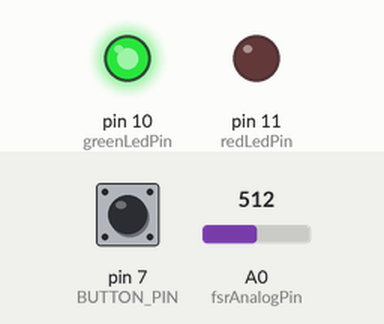
This sketch was run on a simulated Arduino Uno, built with avr-gcc and run on an emulated ATmega328P. Shown: output pins drawn as LEDs (lit = HIGH). The test bench sets the inputs (shaded band); at power-on: A0 (fsrAnalogPin) = 512, pin 7 (BUTTON_PIN) LOW. The modem accepts every AT command (registered, SIM ready, sends succeed) and sends nothing else; what the sketch prints to the serial monitor is not drawn.

Above: at 4.2 s.
4.3 s: A0 (fsrAnalogPin) set to 792
5.8 s: A0 (fsrAnalogPin) set to 815
At 6.8 s:
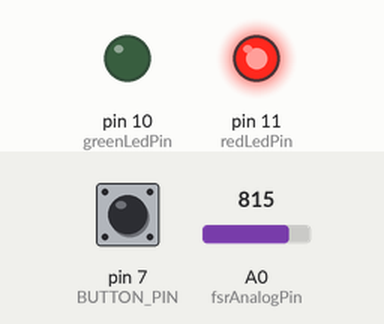
7.3 s: A0 (fsrAnalogPin) set to 790
At 9.8 s:
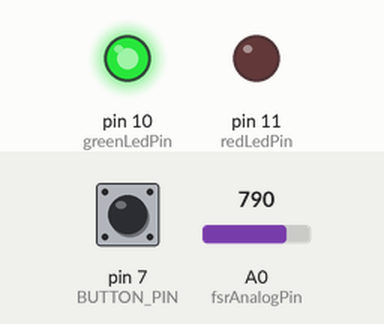
10.3 s: pin 7 (BUTTON_PIN) pulled HIGH for 1 s
At 11.8 s:
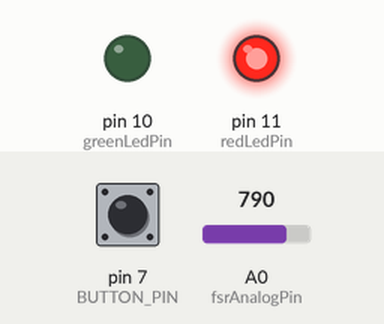
Timing chart, 0 to 14.5 s (numbered marks = the images above; inputs shaded):
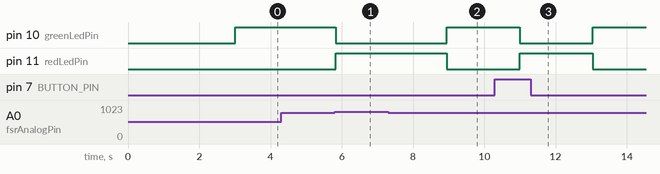

The sketch:

FOD_Integrated.ino
```cpp
#include <SoftwareSerial.h>

// Define the pins for the SoftwareSerial communication with the GSM module
#define RX 3
#define TX 2

SoftwareSerial mySerial(RX, TX);

// Define the pins for the FSR, LEDs, and button
#define fsrAnalogPin 0
#define redLedPin 11
#define greenLedPin 10
#define BUTTON_PIN 7

int fsrReading;

void setup() {
  Serial.begin(9600);
  mySerial.begin(9600);
  delay(1000);

  pinMode(greenLedPin, OUTPUT);
  pinMode(redLedPin, OUTPUT);

  Serial.println("Initializing...");
  delay(1000);

  mySerial.println("AT");
  updateSerial();
  mySerial.println("AT+CMGF=1"); // Configure TEXT mode
  updateSerial();
}

void loop() {
  fsrReading = analogRead(fsrAnalogPin);
  Serial.print("Analog reading = ");
  Serial.println(fsrReading);

  if (fsrReading > 800) {
    digitalWrite(redLedPin, HIGH);
    digitalWrite(greenLedPin, LOW);
    sendSMS("+918756332205", "WARNING: Bridge 007 needs attention");
  } else {
    digitalWrite(redLedPin, LOW);
    digitalWrite(greenLedPin, HIGH);
  }

  if (digitalRead(BUTTON_PIN) == HIGH) {
    digitalWrite(redLedPin, HIGH);
    digitalWrite(greenLedPin, LOW);
  }

  checkIncomingSMS();
}

void sendSMS(String phoneNumber, String message) {
  mySerial.println("AT+CMGS=\"+918756332205");
  updateSerial();
  mySerial.print(message);
  updateSerial();
  mySerial.write(26); // Ctrl+Z character to end SMS
}

void checkIncomingSMS() {
  if (mySerial.available()) {
    String receivedMsg = mySerial.readString();
    if (receivedMsg.indexOf("1") != -1) {
      sendSMS("+918756332205", "Landslide detected");
    }
  }
}

void updateSerial() {
  delay(500);
  while (Serial.available()) {
    mySerial.write(Serial.read());
  }
  while (mySerial.available()) {
    Serial.write(mySerial.read());
  }
}
```

Measured:
- the behaviour switches between 800 and 801 on A0 (fsrAnalogPin) (found by bisection; images 0 and 1)
- after the input at 4.3 s, every drawn part: stays the same
- after the input at 5.8 s, pin 10 (greenLedPin): HIGH → LOW at once; pin 11 (redLedPin): LOW → HIGH at once
- after the input at 7.3 s, pin 10 (greenLedPin): LOW → HIGH after 1.6 s; pin 11 (redLedPin): HIGH → LOW after 1.6 s
- after the input at 10.3 s, pin 10 (greenLedPin): HIGH → LOW after 0.69 s, → HIGH 2.0 s later; pin 11 (redLedPin): LOW → HIGH after 0.69 s, → LOW 2.0 s later
